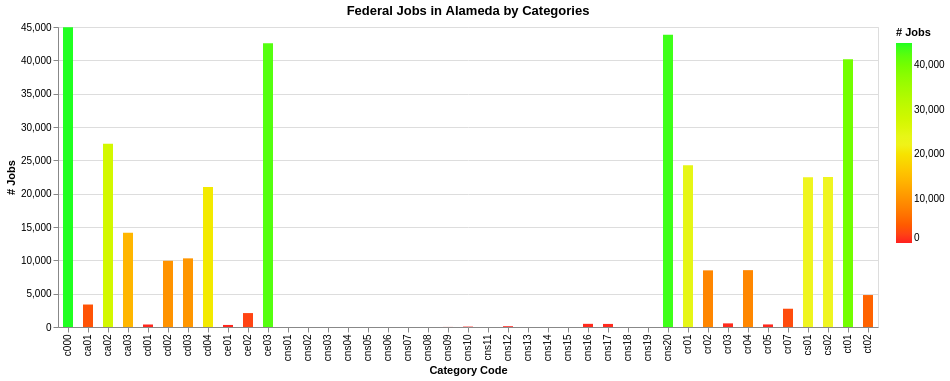

The notebook cell this image was saved under:
### Code cell
for county_fips in ["087", "037", "073"]:
    job_types_by_county(counties_with_federal_jobs, county_fips)

### Figure 1 — Vega-Lite specification as saved in the notebook (floating-point values rounded to 4 significant figures; data arrays with more than 128 entries replaced by an {"elided": "..."} marker saying what was removed)
{"config": {"view": {"continuousWidth": 300, "continuousHeight": 300}}, "data": {"name": "data-9fe404ba01fd56b51fa931ec73a96213"}, "mark": {"type": "bar", "size": 10}, "encoding": {"color": {"field": "# Jobs", "scale": {"domain": [0, 44963], "range": ["#FF2020", "#EFF520", "#20FF20"]}, "type": "quantitative"}, "x": {"field": "Category Code", "type": "nominal"}, "y": {"field": "# Jobs", "type": "quantitative"}}, "title": "Federal Jobs in Alameda by Categories", "$schema": "https://vega.github.io/schema/vega-lite/v5.20.1.json", "datasets": {"data-9fe404ba01fd56b51fa931ec73a96213": [{"OBJECTID": 51, "GEOID10": "06001", "NAME10": "Alameda", "ALAND10": 1914000000.0, "AWATER10": 213200000.0, "INTPTLAT10": "+37.6480811", "INTPTLON10": "-121.9133039", "CO_CODE": "ALA", "DISTRICT": "4", "SHAPE_Length": 2.542, "SHAPE_Area": 0.2172, "Category Code": "c000", "# Jobs": 44963, "type": "Feature", "geometry": {"type": "MultiPolygon", "coordinates": {"elided": "1x1x1058x2 float values"}}}, {"OBJECTID": 51, "GEOID10": "06001", "NAME10": "Alameda", "ALAND10": 1914000000.0, "AWATER10": 213200000.0, "INTPTLAT10": "+37.6480811", "INTPTLON10": "-121.9133039", "CO_CODE": "ALA", "DISTRICT": "4", "SHAPE_Length": 2.542, "SHAPE_Area": 0.2172, "Category Code": "ca01", "# Jobs": 3372, "type": "Feature", "geometry": {"type": "MultiPolygon", "coordinates": {"elided": "1x1x1058x2 float values"}}}, {"OBJECTID": 51, "GEOID10": "06001", "NAME10": "Alameda", "ALAND10": 1914000000.0, "AWATER10": 213200000.0, "INTPTLAT10": "+37.6480811", "INTPTLON10": "-121.9133039", "CO_CODE": "ALA", "DISTRICT": "4", "SHAPE_Length": 2.542, "SHAPE_Area": 0.2172, "Category Code": "ca02", "# Jobs": 27470, "type": "Feature", "geometry": {"type": "MultiPolygon", "coordinates": {"elided": "1x1x1058x2 float values"}}}, {"OBJECTID": 51, "GEOID10": "06001", "NAME10": "Alameda", "ALAND10": 1914000000.0, "AWATER10": 213200000.0, "INTPTLAT10": "+37.6480811", "INTPTLON10": "-121.9133039", "CO_CODE": "ALA", "DISTRICT": "4", "SHAPE_Length": 2.542, "SHAPE_Area": 0.2172, "Category Code": "ca03", "# Jobs": 14121, "type": "Feature", "geometry": {"type": "MultiPolygon", "coordinates": {"elided": "1x1x1058x2 float values"}}}, {"OBJECTID": 51, "GEOID10": "06001", "NAME10": "Alameda", "ALAND10": 1914000000.0, "AWATER10": 213200000.0, "INTPTLAT10": "+37.6480811", "INTPTLON10": "-121.9133039", "CO_CODE": "ALA", "DISTRICT": "4", "SHAPE_Length": 2.542, "SHAPE_Area": 0.2172, "Category Code": "ce01", "# Jobs": 308, "type": "Feature", "geometry": {"type": "MultiPolygon", "coordinates": {"elided": "1x1x1058x2 float values"}}}, {"OBJECTID": 51, "GEOID10": "06001", "NAME10": "Alameda", "ALAND10": 1914000000.0, "AWATER10": 213200000.0, "INTPTLAT10": "+37.6480811", "INTPTLON10": "-121.9133039", "CO_CODE": "ALA", "DISTRICT": "4", "SHAPE_Length": 2.542, "SHAPE_Area": 0.2172, "Category Code": "ce02", "# Jobs": 2089, "type": "Feature", "geometry": {"type": "MultiPolygon", "coordinates": {"elided": "1x1x1058x2 float values"}}}, {"OBJECTID": 51, "GEOID10": "06001", "NAME10": "Alameda", "ALAND10": 1914000000.0, "AWATER10": 213200000.0, "INTPTLAT10": "+37.6480811", "INTPTLON10": "-121.9133039", "CO_CODE": "ALA", "DISTRICT": "4", "SHAPE_Length": 2.542, "SHAPE_Area": 0.2172, "Category Code": "ce03", "# Jobs": 42566, "type": "Feature", "geometry": {"type": "MultiPolygon", "coordinates": {"elided": "1x1x1058x2 float values"}}}, {"OBJECTID": 51, "GEOID10": "06001", "NAME10": "Alameda", "ALAND10": 1914000000.0, "AWATER10": 213200000.0, "INTPTLAT10": "+37.6480811", "INTPTLON10": "-121.9133039", "CO_CODE": "ALA", "DISTRICT": "4", "SHAPE_Length": 2.542, "SHAPE_Area": 0.2172, "Category Code": "cns01", "# Jobs": 0, "type": "Feature", "geometry": {"type": "MultiPolygon", "coordinates": {"elided": "1x1x1058x2 float values"}}}, {"OBJECTID": 51, "GEOID10": "06001", "NAME10": "Alameda", "ALAND10": 1914000000.0, "AWATER10": 213200000.0, "INTPTLAT10": "+37.6480811", "INTPTLON10": "-121.9133039", "CO_CODE": "ALA", "DISTRICT": "4", "SHAPE_Length": 2.542, "SHAPE_Area": 0.2172, "Category Code": "cns02", "# Jobs": 0, "type": "Feature", "geometry": {"type": "MultiPolygon", "coordinates": {"elided": "1x1x1058x2 float values"}}}, {"OBJECTID": 51, "GEOID10": "06001", "NAME10": "Alameda", "ALAND10": 1914000000.0, "AWATER10": 213200000.0, "INTPTLAT10": "+37.6480811", "INTPTLON10": "-121.9133039", "CO_CODE": "ALA", "DISTRICT": "4", "SHAPE_Length": 2.542, "SHAPE_Area": 0.2172, "Category Code": "cns03", "# Jobs": 0, "type": "Feature", "geometry": {"type": "MultiPolygon", "coordinates": {"elided": "1x1x1058x2 float values"}}}, {"OBJECTID": 51, "GEOID10": "06001", "NAME10": "Alameda", "ALAND10": 1914000000.0, "AWATER10": 213200000.0, "INTPTLAT10": "+37.6480811", "INTPTLON10": "-121.9133039", "CO_CODE": "ALA", "DISTRICT": "4", "SHAPE_Length": 2.542, "SHAPE_Area": 0.2172, "Category Code": "cns04", "# Jobs": 0, "type": "Feature", "geometry": {"type": "MultiPolygon", "coordinates": {"elided": "1x1x1058x2 float values"}}}, {"OBJECTID": 51, "GEOID10": "06001", "NAME10": "Alameda", "ALAND10": 1914000000.0, "AWATER10": 213200000.0, "INTPTLAT10": "+37.6480811", "INTPTLON10": "-121.9133039", "CO_CODE": "ALA", "DISTRICT": "4", "SHAPE_Length": 2.542, "SHAPE_Area": 0.2172, "Category Code": "cns05", "# Jobs": 0, "type": "Feature", "geometry": {"type": "MultiPolygon", "coordinates": {"elided": "1x1x1058x2 float values"}}}, {"OBJECTID": 51, "GEOID10": "06001", "NAME10": "Alameda", "ALAND10": 1914000000.0, "AWATER10": 213200000.0, "INTPTLAT10": "+37.6480811", "INTPTLON10": "-121.9133039", "CO_CODE": "ALA", "DISTRICT": "4", "SHAPE_Length": 2.542, "SHAPE_Area": 0.2172, "Category Code": "cns06", "# Jobs": 0, "type": "Feature", "geometry": {"type": "MultiPolygon", "coordinates": {"elided": "1x1x1058x2 float values"}}}, {"OBJECTID": 51, "GEOID10": "06001", "NAME10": "Alameda", "ALAND10": 1914000000.0, "AWATER10": 213200000.0, "INTPTLAT10": "+37.6480811", "INTPTLON10": "-121.9133039", "CO_CODE": "ALA", "DISTRICT": "4", "SHAPE_Length": 2.542, "SHAPE_Area": 0.2172, "Category Code": "cns07", "# Jobs": 0, "type": "Feature", "geometry": {"type": "MultiPolygon", "coordinates": {"elided": "1x1x1058x2 float values"}}}, {"OBJECTID": 51, "GEOID10": "06001", "NAME10": "Alameda", "ALAND10": 1914000000.0, "AWATER10": 213200000.0, "INTPTLAT10": "+37.6480811", "INTPTLON10": "-121.9133039", "CO_CODE": "ALA", "DISTRICT": "4", "SHAPE_Length": 2.542, "SHAPE_Area": 0.2172, "Category Code": "cns08", "# Jobs": 0, "type": "Feature", "geometry": {"type": "MultiPolygon", "coordinates": {"elided": "1x1x1058x2 float values"}}}, {"OBJECTID": 51, "GEOID10": "06001", "NAME10": "Alameda", "ALAND10": 1914000000.0, "AWATER10": 213200000.0, "INTPTLAT10": "+37.6480811", "INTPTLON10": "-121.9133039", "CO_CODE": "ALA", "DISTRICT": "4", "SHAPE_Length": 2.542, "SHAPE_Area": 0.2172, "Category Code": "cns09", "# Jobs": 10, "type": "Feature", "geometry": {"type": "MultiPolygon", "coordinates": {"elided": "1x1x1058x2 float values"}}}, {"OBJECTID": 51, "GEOID10": "06001", "NAME10": "Alameda", "ALAND10": 1914000000.0, "AWATER10": 213200000.0, "INTPTLAT10": "+37.6480811", "INTPTLON10": "-121.9133039", "CO_CODE": "ALA", "DISTRICT": "4", "SHAPE_Length": 2.542, "SHAPE_Area": 0.2172, "Category Code": "cns10", "# Jobs": 59, "type": "Feature", "geometry": {"type": "MultiPolygon", "coordinates": {"elided": "1x1x1058x2 float values"}}}, {"OBJECTID": 51, "GEOID10": "06001", "NAME10": "Alameda", "ALAND10": 1914000000.0, "AWATER10": 213200000.0, "INTPTLAT10": "+37.6480811", "INTPTLON10": "-121.9133039", "CO_CODE": "ALA", "DISTRICT": "4", "SHAPE_Length": 2.542, "SHAPE_Area": 0.2172, "Category Code": "cns11", "# Jobs": 0, "type": "Feature", "geometry": {"type": "MultiPolygon", "coordinates": {"elided": "1x1x1058x2 float values"}}}, {"OBJECTID": 51, "GEOID10": "06001", "NAME10": "Alameda", "ALAND10": 1914000000.0, "AWATER10": 213200000.0, "INTPTLAT10": "+37.6480811", "INTPTLON10": "-121.9133039", "CO_CODE": "ALA", "DISTRICT": "4", "SHAPE_Length": 2.542, "SHAPE_Area": 0.2172, "Category Code": "cns12", "# Jobs": 116, "type": "Feature", "geometry": {"type": "MultiPolygon", "coordinates": {"elided": "1x1x1058x2 float values"}}}, {"OBJECTID": 51, "GEOID10": "06001", "NAME10": "Alameda", "ALAND10": 1914000000.0, "AWATER10": 213200000.0, "INTPTLAT10": "+37.6480811", "INTPTLON10": "-121.9133039", "CO_CODE": "ALA", "DISTRICT": "4", "SHAPE_Length": 2.542, "SHAPE_Area": 0.2172, "Category Code": "cns13", "# Jobs": 0, "type": "Feature", "geometry": {"type": "MultiPolygon", "coordinates": {"elided": "1x1x1058x2 float values"}}}, {"OBJECTID": 51, "GEOID10": "06001", "NAME10": "Alameda", "ALAND10": 1914000000.0, "AWATER10": 213200000.0, "INTPTLAT10": "+37.6480811", "INTPTLON10": "-121.9133039", "CO_CODE": "ALA", "DISTRICT": "4", "SHAPE_Length": 2.542, "SHAPE_Area": 0.2172, "Category Code": "cns14", "# Jobs": 0, "type": "Feature", "geometry": {"type": "MultiPolygon", "coordinates": {"elided": "1x1x1058x2 float values"}}}, {"OBJECTID": 51, "GEOID10": "06001", "NAME10": "Alameda", "ALAND10": 1914000000.0, "AWATER10": 213200000.0, "INTPTLAT10": "+37.6480811", "INTPTLON10": "-121.9133039", "CO_CODE": "ALA", "DISTRICT": "4", "SHAPE_Length": 2.542, "SHAPE_Area": 0.2172, "Category Code": "cns15", "# Jobs": 0, "type": "Feature", "geometry": {"type": "MultiPolygon", "coordinates": {"elided": "1x1x1058x2 float values"}}}, {"OBJECTID": 51, "GEOID10": "06001", "NAME10": "Alameda", "ALAND10": 1914000000.0, "AWATER10": 213200000.0, "INTPTLAT10": "+37.6480811", "INTPTLON10": "-121.9133039", "CO_CODE": "ALA", "DISTRICT": "4", "SHAPE_Length": 2.542, "SHAPE_Area": 0.2172, "Category Code": "cns16", "# Jobs": 475, "type": "Feature", "geometry": {"type": "MultiPolygon", "coordinates": {"elided": "1x1x1058x2 float values"}}}, {"OBJECTID": 51, "GEOID10": "06001", "NAME10": "Alameda", "ALAND10": 1914000000.0, "AWATER10": 213200000.0, "INTPTLAT10": "+37.6480811", "INTPTLON10": "-121.9133039", "CO_CODE": "ALA", "DISTRICT": "4", "SHAPE_Length": 2.542, "SHAPE_Area": 0.2172, "Category Code": "cns17", "# Jobs": 460, "type": "Feature", "geometry": {"type": "MultiPolygon", "coordinates": {"elided": "1x1x1058x2 float values"}}}, {"OBJECTID": 51, "GEOID10": "06001", "NAME10": "Alameda", "ALAND10": 1914000000.0, "AWATER10": 213200000.0, "INTPTLAT10": "+37.6480811", "INTPTLON10": "-121.9133039", "CO_CODE": "ALA", "DISTRICT": "4", "SHAPE_Length": 2.542, "SHAPE_Area": 0.2172, "Category Code": "cns18", "# Jobs": 0, "type": "Feature", "geometry": {"type": "MultiPolygon", "coordinates": {"elided": "1x1x1058x2 float values"}}}, {"OBJECTID": 51, "GEOID10": "06001", "NAME10": "Alameda", "ALAND10": 1914000000.0, "AWATER10": 213200000.0, "INTPTLAT10": "+37.6480811", "INTPTLON10": "-121.9133039", "CO_CODE": "ALA", "DISTRICT": "4", "SHAPE_Length": 2.542, "SHAPE_Area": 0.2172, "Category Code": "cns19", "# Jobs": 1, "type": "Feature", "geometry": {"type": "MultiPolygon", "coordinates": {"elided": "1x1x1058x2 float values"}}}, {"OBJECTID": 51, "GEOID10": "06001", "NAME10": "Alameda", "ALAND10": 1914000000.0, "AWATER10": 213200000.0, "INTPTLAT10": "+37.6480811", "INTPTLON10": "-121.9133039", "CO_CODE": "ALA", "DISTRICT": "4", "SHAPE_Length": 2.542, "SHAPE_Area": 0.2172, "Category Code": "cns20", "# Jobs": 43842, "type": "Feature", "geometry": {"type": "MultiPolygon", "coordinates": {"elided": "1x1x1058x2 float values"}}}, {"OBJECTID": 51, "GEOID10": "06001", "NAME10": "Alameda", "ALAND10": 1914000000.0, "AWATER10": 213200000.0, "INTPTLAT10": "+37.6480811", "INTPTLON10": "-121.9133039", "CO_CODE": "ALA", "DISTRICT": "4", "SHAPE_Length": 2.542, "SHAPE_Area": 0.2172, "Category Code": "cr01", "# Jobs": 24268, "type": "Feature", "geometry": {"type": "MultiPolygon", "coordinates": {"elided": "1x1x1058x2 float values"}}}, {"OBJECTID": 51, "GEOID10": "06001", "NAME10": "Alameda", "ALAND10": 1914000000.0, "AWATER10": 213200000.0, "INTPTLAT10": "+37.6480811", "INTPTLON10": "-121.9133039", "CO_CODE": "ALA", "DISTRICT": "4", "SHAPE_Length": 2.542, "SHAPE_Area": 0.2172, "Category Code": "cr02", "# Jobs": 8496, "type": "Feature", "geometry": {"type": "MultiPolygon", "coordinates": {"elided": "1x1x1058x2 float values"}}}, {"OBJECTID": 51, "GEOID10": "06001", "NAME10": "Alameda", "ALAND10": 1914000000.0, "AWATER10": 213200000.0, "INTPTLAT10": "+37.6480811", "INTPTLON10": "-121.9133039", "CO_CODE": "ALA", "DISTRICT": "4", "SHAPE_Length": 2.542, "SHAPE_Area": 0.2172, "Category Code": "cr03", "# Jobs": 545, "type": "Feature", "geometry": {"type": "MultiPolygon", "coordinates": {"elided": "1x1x1058x2 float values"}}}, {"OBJECTID": 51, "GEOID10": "06001", "NAME10": "Alameda", "ALAND10": 1914000000.0, "AWATER10": 213200000.0, "INTPTLAT10": "+37.6480811", "INTPTLON10": "-121.9133039", "CO_CODE": "ALA", "DISTRICT": "4", "SHAPE_Length": 2.542, "SHAPE_Area": 0.2172, "Category Code": "cr04", "# Jobs": 8527, "type": "Feature", "geometry": {"type": "MultiPolygon", "coordinates": {"elided": "1x1x1058x2 float values"}}}, {"OBJECTID": 51, "GEOID10": "06001", "NAME10": "Alameda", "ALAND10": 1914000000.0, "AWATER10": 213200000.0, "INTPTLAT10": "+37.6480811", "INTPTLON10": "-121.9133039", "CO_CODE": "ALA", "DISTRICT": "4", "SHAPE_Length": 2.542, "SHAPE_Area": 0.2172, "Category Code": "cr05", "# Jobs": 386, "type": "Feature", "geometry": {"type": "MultiPolygon", "coordinates": {"elided": "1x1x1058x2 float values"}}}, {"OBJECTID": 51, "GEOID10": "06001", "NAME10": "Alameda", "ALAND10": 1914000000.0, "AWATER10": 213200000.0, "INTPTLAT10": "+37.6480811", "INTPTLON10": "-121.9133039", "CO_CODE": "ALA", "DISTRICT": "4", "SHAPE_Length": 2.542, "SHAPE_Area": 0.2172, "Category Code": "cr07", "# Jobs": 2741, "type": "Feature", "geometry": {"type": "MultiPolygon", "coordinates": {"elided": "1x1x1058x2 float values"}}}, {"OBJECTID": 51, "GEOID10": "06001", "NAME10": "Alameda", "ALAND10": 1914000000.0, "AWATER10": 213200000.0, "INTPTLAT10": "+37.6480811", "INTPTLON10": "-121.9133039", "CO_CODE": "ALA", "DISTRICT": "4", "SHAPE_Length": 2.542, "SHAPE_Area": 0.2172, "Category Code": "ct01", "# Jobs": 40169, "type": "Feature", "geometry": {"type": "MultiPolygon", "coordinates": {"elided": "1x1x1058x2 float values"}}}, {"OBJECTID": 51, "GEOID10": "06001", "NAME10": "Alameda", "ALAND10": 1914000000.0, "AWATER10": 213200000.0, "INTPTLAT10": "+37.6480811", "INTPTLON10": "-121.9133039", "CO_CODE": "ALA", "DISTRICT": "4", "SHAPE_Length": 2.542, "SHAPE_Area": 0.2172, "Category Code": "ct02", "# Jobs": 4794, "type": "Feature", "geometry": {"type": "MultiPolygon", "coordinates": {"elided": "1x1x1058x2 float values"}}}, {"OBJECTID": 51, "GEOID10": "06001", "NAME10": "Alameda", "ALAND10": 1914000000.0, "AWATER10": 213200000.0, "INTPTLAT10": "+37.6480811", "INTPTLON10": "-121.9133039", "CO_CODE": "ALA", "DISTRICT": "4", "SHAPE_Length": 2.542, "SHAPE_Area": 0.2172, "Category Code": "cd01", "# Jobs": 376, "type": "Feature", "geometry": {"type": "MultiPolygon", "coordinates": {"elided": "1x1x1058x2 float values"}}}, {"OBJECTID": 51, "GEOID10": "06001", "NAME10": "Alameda", "ALAND10": 1914000000.0, "AWATER10": 213200000.0, "INTPTLAT10": "+37.6480811", "INTPTLON10": "-121.9133039", "CO_CODE": "ALA", "DISTRICT": "4", "SHAPE_Length": 2.542, "SHAPE_Area": 0.2172, "Category Code": "cd02", "# Jobs": 9932, "type": "Feature", "geometry": {"type": "MultiPolygon", "coordinates": {"elided": "1x1x1058x2 float values"}}}, {"OBJECTID": 51, "GEOID10": "06001", "NAME10": "Alameda", "ALAND10": 1914000000.0, "AWATER10": 213200000.0, "INTPTLAT10": "+37.6480811", "INTPTLON10": "-121.9133039", "CO_CODE": "ALA", "DISTRICT": "4", "SHAPE_Length": 2.542, "SHAPE_Area": 0.2172, "Category Code": "cd03", "# Jobs": 10297, "type": "Feature", "geometry": {"type": "MultiPolygon", "coordinates": {"elided": "1x1x1058x2 float values"}}}, {"OBJECTID": 51, "GEOID10": "06001", "NAME10": "Alameda", "ALAND10": 1914000000.0, "AWATER10": 213200000.0, "INTPTLAT10": "+37.6480811", "INTPTLON10": "-121.9133039", "CO_CODE": "ALA", "DISTRICT": "4", "SHAPE_Length": 2.542, "SHAPE_Area": 0.2172, "Category Code": "cd04", "# Jobs": 20986, "type": "Feature", "geometry": {"type": "MultiPolygon", "coordinates": {"elided": "1x1x1058x2 float values"}}}, {"OBJECTID": 51, "GEOID10": "06001", "NAME10": "Alameda", "ALAND10": 1914000000.0, "AWATER10": 213200000.0, "INTPTLAT10": "+37.6480811", "INTPTLON10": "-121.9133039", "CO_CODE": "ALA", "DISTRICT": "4", "SHAPE_Length": 2.542, "SHAPE_Area": 0.2172, "Category Code": "cs01", "# Jobs": 22447, "type": "Feature", "geometry": {"type": "MultiPolygon", "coordinates": {"elided": "1x1x1058x2 float values"}}}, {"OBJECTID": 51, "GEOID10": "06001", "NAME10": "Alameda", "ALAND10": 1914000000.0, "AWATER10": 213200000.0, "INTPTLAT10": "+37.6480811", "INTPTLON10": "-121.9133039", "CO_CODE": "ALA", "DISTRICT": "4", "SHAPE_Length": 2.542, "SHAPE_Area": 0.2172, "Category Code": "cs02", "# Jobs": 22516, "type": "Feature", "geometry": {"type": "MultiPolygon", "coordinates": {"elided": "1x1x1058x2 float values"}}}]}}
